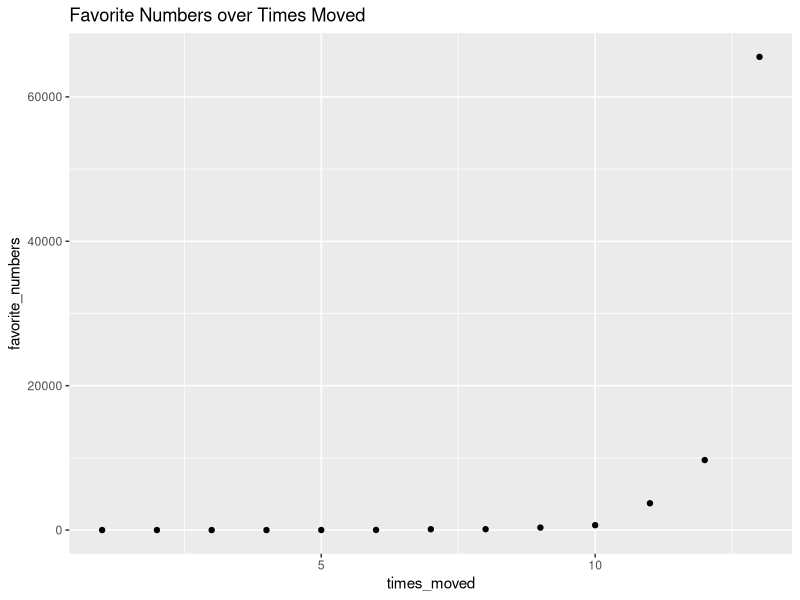
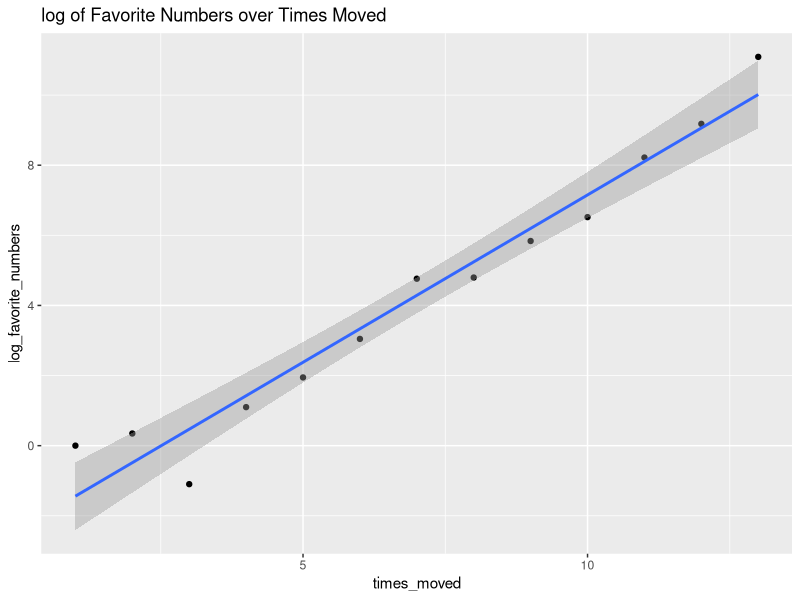

Recreate these plots in R, in order.
## ---- chunk 1

library(dplyr)
library(ggplot2)

## ---- chunk 2

stats_about_nakai_df <- data.frame(favorite_numbers = c(0^0,sqrt(2),1/3,3,
                                                        7,21,117,121,343,
                                                        678,3711,9696,65536),
                                   times_moved = 1:13)

ggplot(stats_about_nakai_df, aes(x = times_moved, 
                                 y = favorite_numbers)) +
  geom_point() +
  ggtitle("Favorite Numbers over Times Moved")

## ---- chunk 3

stats_about_nakai_df <- stats_about_nakai_df %>%
  mutate(log_favorite_numbers = log(favorite_numbers))

ggplot(stats_about_nakai_df, aes(x = times_moved, y = log_favorite_numbers)) +
  geom_point() +
  geom_smooth(method = "lm") +
  ggtitle("log of Favorite Numbers over Times Moved")

